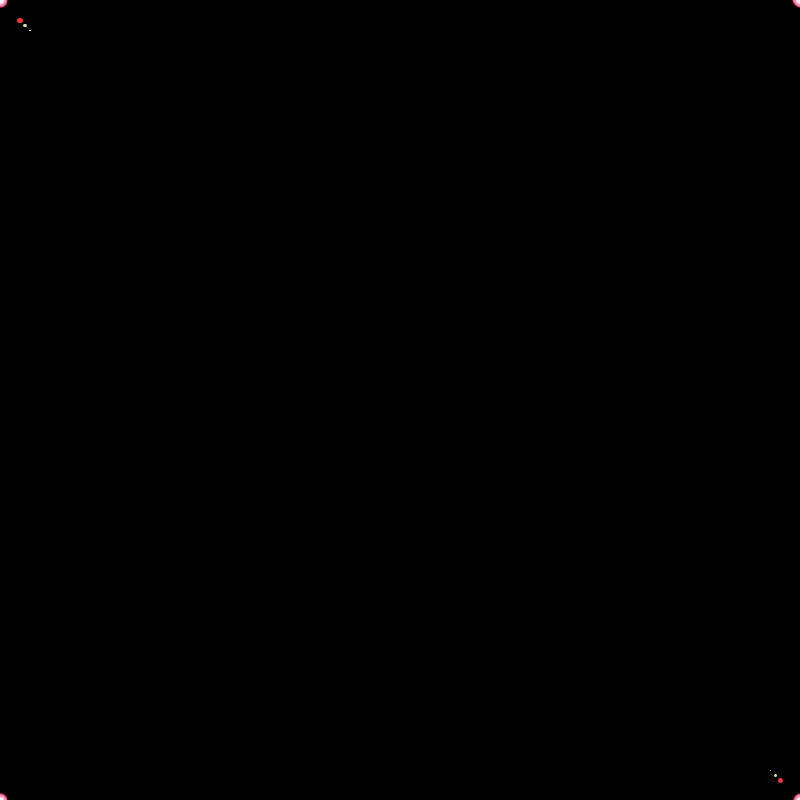
Frame 1 (no input)
Frame 60 (the mouse pressed at the canvas centre just before this capture): identical to frame 1, image omitted
Frame 120 (the mouse held since frame 60 and released just before this capture): blank canvas, image omitted

The Processing sketch that drew this single still picture (run headless with seeded random() and noise(); from frame 60 on, the mouse is pressed at the canvas centre):

// Processing sketch: processing_41289
// ── processing_41289.pde

float x, y;
float lastx = -999;
float lasty = -999;
float radius;
int centX = 400; 
int centY = 400;

void setup() {
  size(800, 800);
  background(0);
  smooth();
}

void draw() {
  background(0);
  noFill();
  for (float ang = 0; ang <= 360; ang += 5) {
    float radius = dist(width/2, height/2, mouseX, mouseY);
    float rad = radians(ang);
    x = centX + (radius * cos(rad)); 
    y = centY + (radius * sin(rad));
    
    strokeWeight(14);
    stroke(255, 66, 120); 
    point(x, y);
    
    strokeWeight(12);
    stroke(255, 113, 154); 
    point(x, y);
    
    strokeWeight(10);
    stroke(255, 161, 188); 
    point(x, y);
    
    strokeWeight(8);
    stroke(255, 208, 221); 
    point(x, y);
    
    strokeWeight(5);
    stroke(255); 
    point(x, y);
    
    strokeWeight(5);
    stroke(255, 54, 53);
    point(x-20, y-20);
    point(x+20, y+20);
    
    strokeWeight(3);
    stroke(232,211,164);
    point(x-25, y-25);
    point(x+25, y+25);
    
    strokeWeight(1);
    stroke(255);
    point(x-30, y-30);
    point(x+30, y+30);
  }
}
